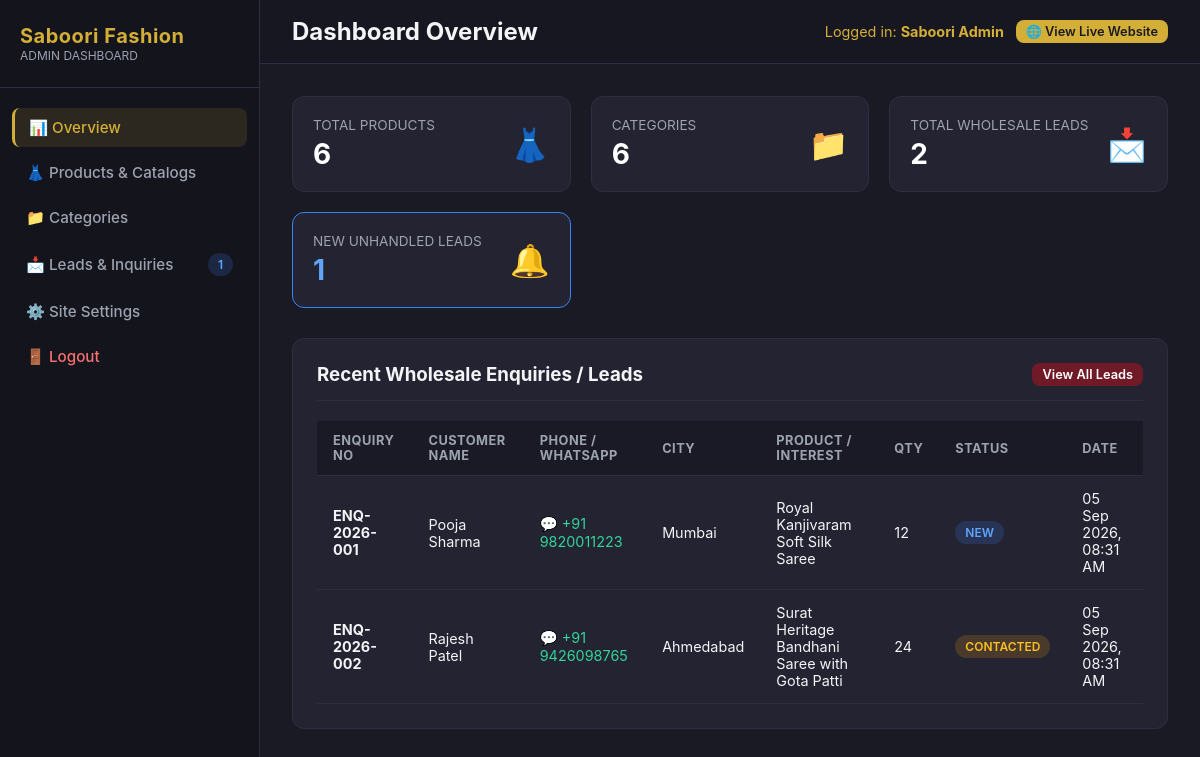
The page /admin/index.php (signed in) on the database its author committed.
### tables this page shows
CREATE TABLE IF NOT EXISTS `enquiries` (
  `id` INT AUTO_INCREMENT PRIMARY KEY,
  `enquiry_number` VARCHAR(30) NOT NULL UNIQUE,
  `name` VARCHAR(120) NOT NULL,
  `phone` VARCHAR(30) NOT NULL,
  `email` VARCHAR(150) NULL,
  `city` VARCHAR(100) NULL,
  `state` VARCHAR(100) NULL,
  `buyer_type` ENUM('boutique_owner', 'retailer', 'wholesaler', 'reseller', 'personal_shopper') DEFAULT 'boutique_owner',
  `product_name` VARCHAR(255) NULL,
  `product_sku` VARCHAR(60) NULL,
  `quantity` INT DEFAULT 1,
  `message` TEXT NULL,
  `cart_items` JSON NULL,
  `source_page` VARCHAR(255) DEFAULT 'Website',
  `status` ENUM('new', 'contacted', 'quoted', 'converted', 'closed') DEFAULT 'new',
  `admin_notes` TEXT NULL,
  `assigned_to` VARCHAR(100) NULL,
  `created_at` TIMESTAMP DEFAULT CURRENT_TIMESTAMP,
  `updated_at` TIMESTAMP DEFAULT CURRENT_TIMESTAMP ON UPDATE CURRENT_TIMESTAMP
);

### config/auth.php (called while the page is built, shortened)
<?php
function validateAuth() {
    if (isset($_SESSION['admin_logged_in']) && $_SESSION['admin_logged_in'] === true) {
        return $_SESSION['admin_user'];
    }
    exit;
}

### admin/index.php (the view, shortened to what this page needs)
<?php
require_once __DIR__ . '/../config/database.php';
require_once __DIR__ . '/../config/auth.php';
$admin = validateAuth();
$prodCount = $pdo->query("SELECT COUNT(*) FROM products")->fetchColumn();
$catCount = $pdo->query("SELECT COUNT(*) FROM categories")->fetchColumn();
$enqCount = $pdo->query("SELECT COUNT(*) FROM enquiries")->fetchColumn();
$newEnqCount = $pdo->query("SELECT COUNT(*) FROM enquiries WHERE status = 'new'")->fetchColumn();
$recentEnquiries = $pdo->query("SELECT * FROM enquiries ORDER BY created_at DESC LIMIT 5")->fetchAll();
?>
<!DOCTYPE html>
<html lang="en">
<head>
  <link rel="stylesheet" href="css/admin.css">
</head>
<body>
  <div class="admin-layout">
    <aside class="admin-sidebar">
      <div class="sidebar-header">
        <div class="brand-title">Saboori Fashion</div>
        <div class="brand-sub">Admin Dashboard</div>
      </div>
      <ul class="sidebar-menu">
        <li><a href="index.php" class="active">📊 Overview</a></li>
        <li><a href="products.php">👗 Products & Catalogs</a></li>
        <li><a href="categories.php">📁 Categories</a></li>
        <li><a href="enquiries.php">📩 Leads & Inquiries <span class="badge badge-new" style="margin-left:auto;"><?= $newEnqCount ?></span></a></li>
        <li><a href="settings.php">⚙️ Site Settings</a></li>
        <li><a href="../api/auth/logout.php" style="color: #f87171;">🚪 Logout</a></li>
      </ul>
    </aside>
    <main class="admin-main">
      <header class="admin-topbar">
        <h2>Dashboard Overview</h2>
        <div style="display: flex; align-items: center; gap: 12px;">
          <span style="font-size: 0.9rem; color: var(--gold);">Logged in: <strong><?= htmlspecialchars($admin['name']) ?></strong></span>
          <a href="/" target="_blank" class="btn btn-gold btn-sm">🌐 View Live Website</a>
        </div>
      </header>
      <div class="admin-body">
        <div class="stat-grid">
          <div class="stat-card">
            <div>
              <div class="stat-label">Total Products</div>
              <div class="stat-val"><?= $prodCount ?></div>
            </div>
            <div style="font-size: 2rem;">👗</div>
          </div>
          <div class="stat-card">
            <div>
              <div class="stat-label">Categories</div>
              <div class="stat-val"><?= $catCount ?></div>
            </div>
            <div style="font-size: 2rem;">📁</div>
          </div>
          <div class="stat-card">
            <div>
              <div class="stat-label">Total Wholesale Leads</div>
              <div class="stat-val"><?= $enqCount ?></div>
            </div>
            <div style="font-size: 2rem;">📩</div>
          </div>
          <div class="stat-card" style="border-color: #3b82f6;">
            <div>
              <div class="stat-label">New Unhandled Leads</div>
              <div class="stat-val" style="color: #60a5fa;"><?= $newEnqCount ?></div>
            </div>
            <div style="font-size: 2rem;">🔔</div>
          </div>
        </div>
        <div class="card">
          <div class="card-header">
            <h3>Recent Wholesale Enquiries / Leads</h3>
            <a href="enquiries.php" class="btn btn-primary btn-sm">View All Leads</a>
          </div>
          <div class="table-responsive">
            <table>
              <thead>
                <tr>
                  <th>Enquiry No</th>
                  <th>Customer Name</th>
                  <th>Phone / WhatsApp</th>
                  <th>City</th>
                  <th>Product / Interest</th>
                  <th>Qty</th>
                  <th>Status</th>
                  <th>Date</th>
                </tr>
              </thead>
              <tbody>
                <?php if (empty($recentEnquiries)): ?>
                  <tr><td colspan="8" style="text-align: center; color: var(--text-muted);">No enquiries yet.</td></tr>
                <?php else: ?>
                  <?php foreach ($recentEnquiries as $enq): ?>
                    <tr>
                      <td><strong><?= htmlspecialchars($enq['enquiry_number']) ?></strong></td>
                      <td><?= htmlspecialchars($enq['name']) ?></td>
                      <td>
                        <a href="https://wa.me/<?= preg_replace('/[^0-9]/', '', $enq['phone']) ?>" target="_blank" style="color:#34d399; text-decoration:none;">
                          💬 <?= htmlspecialchars($enq['phone']) ?>
                        </a>
                      </td>
                      <td><?= htmlspecialchars($enq['city'] ?: 'N/A') ?></td>
                      <td><?= htmlspecialchars($enq['product_name'] ?: 'General Catalog') ?></td>
                      <td><?= (int)$enq['quantity'] ?></td>
                      <td>
                        <span class="badge badge-<?= htmlspecialchars($enq['status']) ?>">
                          <?= ucfirst(htmlspecialchars($enq['status'])) ?>
                        </span>
                      </td>
                      <td><?= date('d M Y, h:i A', strtotime($enq['created_at'])) ?></td>
                    </tr>
                  <?php endforeach; ?>
                <?php endif; ?>
              </tbody>
            </table>
          </div>
        </div>
      </div>
    </main>
  </div>
</body>
</html>

### admin/css/admin.css (style rules this page uses)
:root { --primary: #701a28; --primary-hover: #56121e; --gold: #d4af37; --gold-light: #f6e05e; --dark: #1a1a24; --dark-card: #232332; --border: #2e2e42; --text-main: #f3f4f6; --text-muted: #9ca3af; --success: #10b981; --warning: #f59e0b; --danger: #ef4444; --info: #3b82f6; }
* { box-sizing: border-box; margin: 0; padding: 0; font-family: -apple-system, BlinkMacSystemFont, "Segoe UI", Roboto, Oxygen, Ubuntu, Cantarell, sans-serif; }
body { background-color: var(--dark); color: var(--text-main); min-height: 100vh; }
.admin-layout { display: flex; min-height: 100vh; }
.admin-sidebar { width: 260px; background-color: #14141d; border-right: 1px solid var(--border); display: flex; flex-direction: column; flex-shrink: 0; }
.sidebar-header { padding: 24px 20px; border-bottom: 1px solid var(--border); }
.brand-title { font-size: 1.25rem; font-weight: 700; color: var(--gold); letter-spacing: 0.5px; }
.brand-sub { font-size: 0.75rem; color: var(--text-muted); text-transform: uppercase; }
.sidebar-menu { list-style: none; padding: 20px 12px; flex-grow: 1; }
.sidebar-menu li { margin-bottom: 6px; }
.sidebar-menu a { display: flex; align-items: center; gap: 12px; padding: 10px 14px; color: var(--text-muted); text-decoration: none; border-radius: 8px; font-size: 0.95rem; font-weight: 500; transition: all 0.2s ease; }
.sidebar-menu a:hover, .sidebar-menu a.active { background-color: rgba(212, 175, 55, 0.12); color: var(--gold); border-left: 3px solid var(--gold); }
.admin-main { flex-grow: 1; display: flex; flex-direction: column; overflow-x: hidden; }
.admin-topbar { height: 64px; background-color: #171722; border-bottom: 1px solid var(--border); display: flex; align-items: center; justify-content: space-between; padding: 0 32px; }
.admin-body { padding: 32px; flex-grow: 1; }
.stat-grid { display: grid; grid-template-columns: repeat(auto-fit, minmax(220px, 1fr)); gap: 20px; margin-bottom: 30px; }
.stat-card { background: var(--dark-card); border: 1px solid var(--border); border-radius: 12px; padding: 20px; display: flex; align-items: center; justify-content: space-between; }
.stat-val { font-size: 1.75rem; font-weight: 700; color: #fff; margin-top: 4px; }
.stat-label { font-size: 0.85rem; color: var(--text-muted); text-transform: uppercase; }
.card { background: var(--dark-card); border: 1px solid var(--border); border-radius: 12px; padding: 24px; margin-bottom: 24px; }
.card-header { display: flex; align-items: center; justify-content: space-between; margin-bottom: 20px; padding-bottom: 14px; border-bottom: 1px solid var(--border); }
.table-responsive { overflow-x: auto; }
table { width: 100%; border-collapse: collapse; text-align: left; }
th { background: #1a1a26; color: var(--text-muted); font-size: 0.8rem; text-transform: uppercase; letter-spacing: 0.5px; padding: 12px 16px; border-bottom: 1px solid var(--border); }
td { padding: 14px 16px; border-bottom: 1px solid var(--border); font-size: 0.9rem; vertical-align: middle; }
.btn { display: inline-flex; align-items: center; justify-content: center; gap: 8px; padding: 8px 16px; border-radius: 8px; font-size: 0.9rem; font-weight: 600; cursor: pointer; border: none; transition: all 0.2s; text-decoration: none; }
.btn-primary { background: var(--primary); color: #fff; }
.btn-gold { background: var(--gold); color: #1a1a24; }
.btn-sm { padding: 4px 10px; font-size: 0.8rem; }
.badge { display: inline-block; padding: 4px 10px; border-radius: 9999px; font-size: 0.75rem; font-weight: 600; text-transform: uppercase; }
.badge-new { background: rgba(59, 130, 246, 0.18); color: #60a5fa; }
.badge-contacted { background: rgba(245, 158, 11, 0.18); color: #fbbf24; }

### rows shown on the page
enquiries: enquiry_number "ENQ-2026-001", name "Pooja Sharma", phone "+91 9820011223", city "Mumbai", product_name "Royal Kanjivaram Soft Silk Saree", quantity "12", status "NEW", created_at "05 Sep 2026, 08:31 AM"
enquiries: enquiry_number "ENQ-2026-002", name "Rajesh Patel", phone "+91 9426098765", city "Ahmedabad", product_name "Surat Heritage Bandhani Saree with Gota Patti", quantity "24", status "CONTACTED", created_at "05 Sep 2026, 08:31 AM"

### other values the page prints
$newEnqCount "1"
$admin['name'] "Saboori Admin"
$prodCount "6"
$catCount "6"
$enqCount "2"
